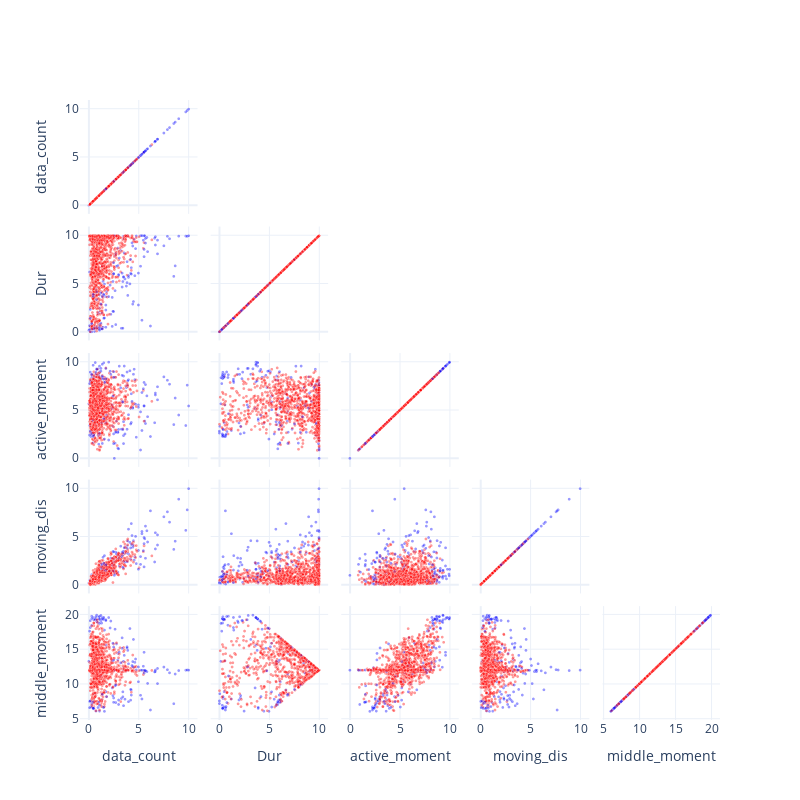

Source (notebook cell):
### Code cell
from sklearn.ensemble import IsolationForest
rng = np.random.RandomState(42)
model_IF = IsolationForest(max_samples=2000,random_state=rng,contamination='auto')
model_IF.fit(df_outlier[['data_count','Dur','active_moment','moving_dis','wifi_count','middle_moment']])
df_outlier['label'] = model_IF.predict(df_outlier[['data_count','Dur','active_moment','moving_dis','wifi_count','middle_moment']])
print(df_outlier.label.value_counts())

myplot.Scatter_Matrix(df_outlier,
                      dimentions = ['data_count',
                                    'Dur',
                                    'active_moment',
                                    'moving_dis',
                                    'middle_moment',
                                    ],
                        color = 'label')

### Figure 1 — Plotly figure (JSON) as saved in the notebook; plotly's stock layout.template omitted (floating-point values rounded to 4 significant figures; data arrays with more than 128 entries replaced by an {"elided": "..."} marker saying what was removed)
{"data": [{"dimensions": [{"label": "data_count", "values": {"elided": "1232 float values"}}, {"label": "Dur", "values": {"elided": "1232 float values"}}, {"label": "active_moment", "values": {"elided": "1232 float values"}}, {"label": "moving_dis", "values": {"elided": "1232 float values"}}, {"label": "middle_moment", "values": {"elided": "1232 float values"}}], "marker": {"color": {"elided": "1232 int values"}, "colorscale": [[0, "rgb(0,0,255)"], [1, "rgb(255,0,0)"]], "line": {"color": "white", "width": 0.5}, "opacity": 0.4, "showscale": false, "size": 3}, "showupperhalf": false, "type": "splom"}], "layout": {"dragmode": "select", "height": 800, "hovermode": "closest", "width": 800}}
